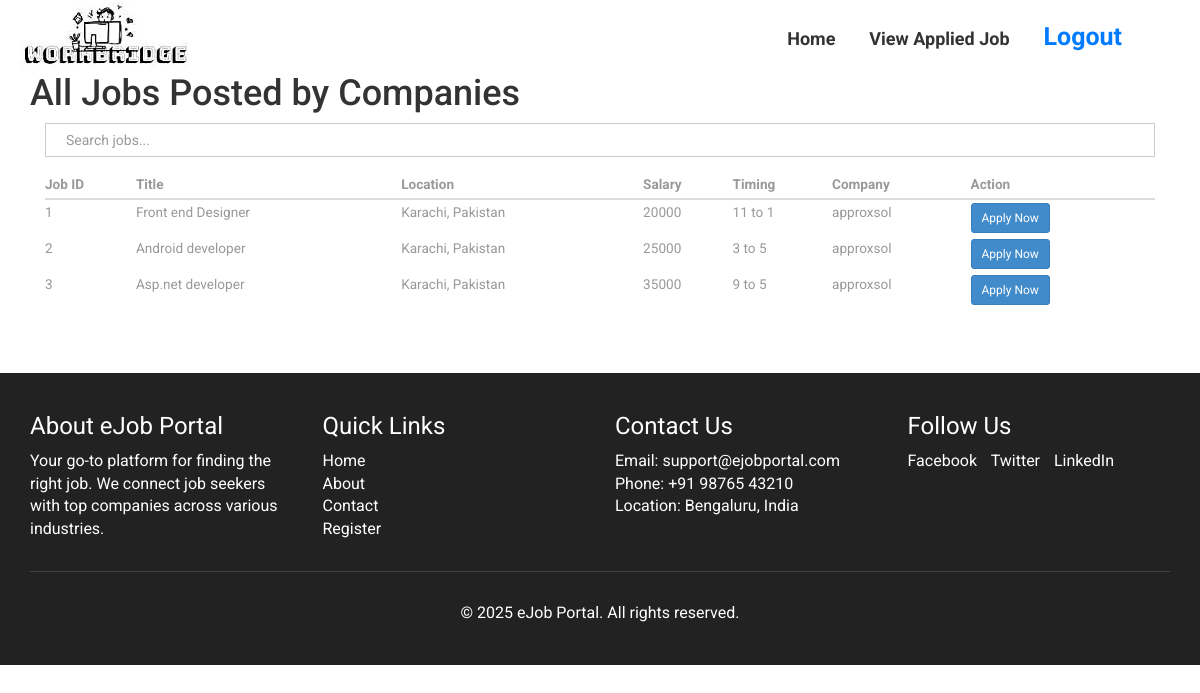
Screenshot of /viewappjob.php (signed in) with the database file from the repository.
### tables this page shows
CREATE TABLE `jobs` (
  `jobid` int(11) NOT NULL,
  `title` varchar(50) NOT NULL,
  `catid` int(11) NOT NULL,
  `description` varchar(50) NOT NULL,
  `salary` varchar(50) NOT NULL,
  `timing` varchar(50) NOT NULL,
  `location` varchar(50) NOT NULL,
  `empid` int(11) NOT NULL
);

CREATE TABLE `employer` (
  `empid` int(11) NOT NULL,
  `name` varchar(50) NOT NULL,
  `email` varchar(50) NOT NULL,
  `password` varchar(50) NOT NULL,
  `type` int(11) NOT NULL
);

### viewappjob.php (the view, shortened to what this page needs)
<!DOCTYPE html>
<html lang="en">
<head>
    <?php
        include('header_link.php');
        include('dbconnect.php');
    ?>
</head>
<body>
<?php
    include('header.php');
    $type = $_SESSION['type'];
?>
<div class="container">
    <h1>All Jobs Posted by Companies</h1>
    <div class="single">
        <div class="col-md-12">
            <div class="form-group">
                <input type="text" id="myinput" placeholder="Search jobs..." class="form-control">
            </div>
            <table class="table">
                <thead>
                    <tr>
                        <th>Job ID</th>
                        <th>Title</th>
                        <th>Location</th>
                        <th>Salary</th>
                        <th>Timing</th>
                        <th>Company</th>
                        <th>Action</th>
                    </tr>
                </thead>
                <tbody id="mytable">
                    <?php
                        $sql = "SELECT jobs.jobid, jobs.title, jobs.location, jobs.salary, jobs.timing, employer.name AS company_name
                                FROM jobs
                                INNER JOIN employer ON employer.empid = jobs.empid";
                        $rs = mysqli_query($con, $sql);
                        while($data = mysqli_fetch_array($rs)){
                    ?>
                    <tr>
                        <td><?= $data['jobid'] ?></td>
                        <td><?= $data['title'] ?></td>
                        <td><?= $data['location'] ?></td>
                        <td><?= $data['salary'] ?></td>
                        <td><?= $data['timing'] ?></td>
                        <td><?= $data['company_name'] ?></td>
                        <td>
                            <?php
                                if($type == 2){
                                    echo '<a href="single.php?jobid='.$data['jobid'].'" class="btn btn-primary btn-sm">Apply Now</a>';
                                } else {
                                    echo '<span class="text-muted">Login as Job Seeker</span>';
                                }
                            ?>
                        </td>
                    </tr>
                    <?php } ?>
                </tbody>
            </table>
        </div>
    </div>
</div>
<br><br>
<?php include('footer.php'); ?>
</body>
</html>

### css/style.css (style rules this page uses)
h4, h5, h6, h1, h2, h3 { margin-top: 0; }
html, body { font-family: 'Roboto', sans-serif; font-size: 100%; background:#fff; }
body a { transition:0.5s all; -webkit-transition:0.5s all; -moz-transition:0.5s all; -o-transition:0.5s all; -ms-transition:0.5s all; }
input.form-control { box-shadow: none; background-color:#fff; padding:0 20px; border-radius:0px; }
.table>tbody>tr>td, .table>tbody>tr>th, .table>tfoot>tr>td, .table>tfoot>tr>th, .table>thead>tr>td, .table>thead>tr>th { border-top: none; padding: 3px 0; }
.table > thead > tr > th, .table > tbody > tr > th, .table > tfoot > tr > th, .table > thead > tr > td, .table > tbody > tr > td, .table > tfoot > tr > td { font-size: 0.85em; color: #999; }

### rows the page displays
jobs: jobid "1", title "Front end Designer", location "Karachi, Pakistan", salary "20000", timing "11 to 1", empid.name "approxsol"
jobs: jobid "2", title "Android developer", location "Karachi, Pakistan", salary "25000", timing "3 to 5", empid.name "approxsol"
jobs: jobid "3", title "Asp.net developer", location "Karachi, Pakistan", salary "35000", timing "9 to 5", empid.name "approxsol"
